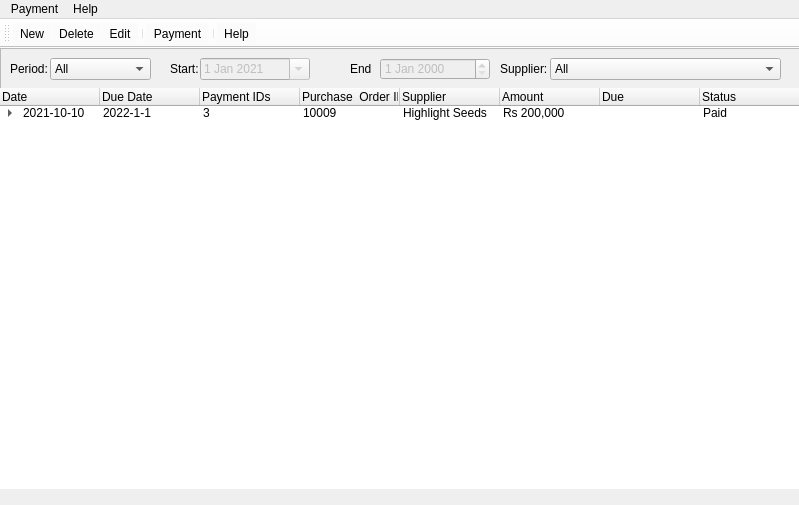
<?xml version="1.0" encoding="UTF-8"?>
<ui version="4.0">
 <class>allPaymetsOfPurchaseOrders</class>
 <widget class="QMainWindow" name="allPaymetsOfPurchaseOrders">
  <property name="geometry">
   <rect>
    <x>0</x>
    <y>0</y>
    <width>799</width>
    <height>505</height>
   </rect>
  </property>
  <property name="windowTitle">
   <string>Payments Of Purchase Orders</string>
  </property>
  <property name="styleSheet">
   <string notr="true"/>
  </property>
  <widget class="QWidget" name="centralwidget">
   <widget class="QFrame" name="frame">
    <property name="geometry">
     <rect>
      <x>0</x>
      <y>0</y>
      <width>801</width>
      <height>41</height>
     </rect>
    </property>
    <property name="styleSheet">
     <string notr="true">background-color: rgb(240, 240, 240);</string>
    </property>
    <property name="frameShape">
     <enum>QFrame::StyledPanel</enum>
    </property>
    <property name="frameShadow">
     <enum>QFrame::Raised</enum>
    </property>
    <widget class="QLabel" name="label">
     <property name="geometry">
      <rect>
       <x>10</x>
       <y>10</y>
       <width>47</width>
       <height>21</height>
      </rect>
     </property>
     <property name="text">
      <string>Period:</string>
     </property>
    </widget>
    <widget class="QComboBox" name="periodCombo">
     <property name="geometry">
      <rect>
       <x>50</x>
       <y>10</y>
       <width>101</width>
       <height>22</height>
      </rect>
     </property>
     <item>
      <property name="text">
       <string>All</string>
      </property>
     </item>
     <item>
      <property name="text">
       <string>Custom</string>
      </property>
     </item>
     <item>
      <property name="text">
       <string>Today</string>
      </property>
     </item>
     <item>
      <property name="text">
       <string>Yesterday</string>
      </property>
     </item>
     <item>
      <property name="text">
       <string>This Week</string>
      </property>
     </item>
     <item>
      <property name="text">
       <string>Last Week</string>
      </property>
     </item>
     <item>
      <property name="text">
       <string>This Month</string>
      </property>
     </item>
     <item>
      <property name="text">
       <string>Last Month</string>
      </property>
     </item>
    </widget>
    <widget class="QLabel" name="label_2">
     <property name="geometry">
      <rect>
       <x>170</x>
       <y>10</y>
       <width>47</width>
       <height>21</height>
      </rect>
     </property>
     <property name="text">
      <string>Start:</string>
     </property>
    </widget>
    <widget class="QDateEdit" name="startDateEdit">
     <property name="enabled">
      <bool>false</bool>
     </property>
     <property name="geometry">
      <rect>
       <x>200</x>
       <y>10</y>
       <width>110</width>
       <height>22</height>
      </rect>
     </property>
     <property name="dateTime">
      <datetime>
       <hour>0</hour>
       <minute>0</minute>
       <second>0</second>
       <year>2021</year>
       <month>1</month>
       <day>1</day>
      </datetime>
     </property>
     <property name="calendarPopup">
      <bool>true</bool>
     </property>
    </widget>
    <widget class="QComboBox" name="supplierCombo">
     <property name="geometry">
      <rect>
       <x>550</x>
       <y>10</y>
       <width>231</width>
       <height>22</height>
      </rect>
     </property>
     <item>
      <property name="text">
       <string>All</string>
      </property>
     </item>
     <item>
      <property name="text">
       <string>Ashfaq Chemicals</string>
      </property>
     </item>
     <item>
      <property name="text">
       <string>Highlight Seed</string>
      </property>
     </item>
     <item>
      <property name="text">
       <string>Highligh Seed Research Farm Arifwala Distt Pakpattan</string>
      </property>
     </item>
    </widget>
   </widget>
   <widget class="QTreeWidget" name="treeWidget">
    <property name="geometry">
     <rect>
      <x>0</x>
      <y>40</y>
      <width>801</width>
      <height>401</height>
     </rect>
    </property>
    <property name="styleSheet">
     <string notr="true">border:0px;</string>
    </property>
    <column>
     <property name="text">
      <string>Date</string>
     </property>
    </column>
    <column>
     <property name="text">
      <string>Due Date</string>
     </property>
    </column>
    <column>
     <property name="text">
      <string>Payment IDs</string>
     </property>
    </column>
    <column>
     <property name="text">
      <string>Purchase  Order ID</string>
     </property>
    </column>
    <column>
     <property name="text">
      <string>Supplier</string>
     </property>
    </column>
    <column>
     <property name="text">
      <string>Amount</string>
     </property>
    </column>
    <column>
     <property name="text">
      <string>Due</string>
     </property>
    </column>
    <column>
     <property name="text">
      <string>Status</string>
     </property>
    </column>
    <item>
     <property name="text">
      <string>2021-10-10</string>
     </property>
     <property name="text">
      <string>2022-1-1</string>
     </property>
     <property name="text">
      <string>3</string>
     </property>
     <property name="text">
      <string>10009</string>
     </property>
     <property name="text">
      <string>Highlight Seeds</string>
     </property>
     <property name="text">
      <string>Rs 200,000</string>
     </property>
     <property name="text">
      <string/>
     </property>
     <property name="text">
      <string>Paid</string>
     </property>
     <item>
      <property name="text">
       <string>2021-11-11</string>
      </property>
      <property name="text">
       <string/>
      </property>
      <property name="text">
       <string>5</string>
      </property>
     </item>
    </item>
   </widget>
   <widget class="QLabel" name="label_3">
    <property name="geometry">
     <rect>
      <x>350</x>
      <y>10</y>
      <width>21</width>
      <height>21</height>
     </rect>
    </property>
    <property name="text">
     <string>End:</string>
    </property>
   </widget>
   <widget class="QDateEdit" name="endDateEdit_2">
    <property name="enabled">
     <bool>false</bool>
    </property>
    <property name="geometry">
     <rect>
      <x>380</x>
      <y>10</y>
      <width>110</width>
      <height>22</height>
     </rect>
    </property>
   </widget>
   <widget class="QLabel" name="label_4">
    <property name="geometry">
     <rect>
      <x>500</x>
      <y>10</y>
      <width>47</width>
      <height>21</height>
     </rect>
    </property>
    <property name="text">
     <string>Supplier:</string>
    </property>
   </widget>
  </widget>
  <widget class="QMenuBar" name="menubar">
   <property name="geometry">
    <rect>
     <x>0</x>
     <y>0</y>
     <width>799</width>
     <height>21</height>
    </rect>
   </property>
   <widget class="QMenu" name="menuPayment">
    <property name="title">
     <string>Payment</string>
    </property>
    <addaction name="actionNew"/>
    <addaction name="actionDelete"/>
    <addaction name="actionEdit"/>
    <addaction name="separator"/>
    <addaction name="actionPayment_2"/>
    <addaction name="separator"/>
    <addaction name="actionFind_Next"/>
    <addaction name="actionFind"/>
    <addaction name="separator"/>
    <addaction name="actionClose"/>
   </widget>
   <widget class="QMenu" name="menuHelp">
    <property name="title">
     <string>Help</string>
    </property>
    <addaction name="actionHelp_Contents"/>
    <addaction name="actionContact_Developers"/>
   </widget>
   <addaction name="menuPayment"/>
   <addaction name="menuHelp"/>
  </widget>
  <widget class="QToolBar" name="toolBar">
   <property name="windowTitle">
    <string>toolBar</string>
   </property>
   <property name="styleSheet">
    <string notr="true">background-color: rgb(251, 251, 251);</string>
   </property>
   <property name="toolButtonStyle">
    <enum>Qt::ToolButtonTextUnderIcon</enum>
   </property>
   <attribute name="toolBarArea">
    <enum>TopToolBarArea</enum>
   </attribute>
   <attribute name="toolBarBreak">
    <bool>false</bool>
   </attribute>
   <addaction name="actionNew_2"/>
   <addaction name="actionDelete_2"/>
   <addaction name="actionEdit_2"/>
   <addaction name="separator"/>
   <addaction name="actionPayment"/>
   <addaction name="separator"/>
   <addaction name="actionHelp"/>
  </widget>
  <action name="actionNew">
   <property name="text">
    <string>New</string>
   </property>
  </action>
  <action name="actionDelete">
   <property name="text">
    <string>Delete</string>
   </property>
  </action>
  <action name="actionEdit">
   <property name="text">
    <string>Edit</string>
   </property>
  </action>
  <action name="actionFind">
   <property name="text">
    <string>Find</string>
   </property>
  </action>
  <action name="actionFind_Next">
   <property name="text">
    <string>Find Next</string>
   </property>
  </action>
  <action name="actionClose">
   <property name="text">
    <string>Close</string>
   </property>
  </action>
  <action name="actionHelp_Contents">
   <property name="text">
    <string>Help Contents</string>
   </property>
  </action>
  <action name="actionContact_Developers">
   <property name="text">
    <string>Contact Developers</string>
   </property>
  </action>
  <action name="actionNew_2">
   <property name="icon">
    <iconset>
     <normaloff>C:/Users/MOIZ/Downloads/icons/plus-circle.png</normaloff>C:/Users/MOIZ/Downloads/icons/plus-circle.png</iconset>
   </property>
   <property name="text">
    <string>New</string>
   </property>
   <property name="toolTip">
    <string>New Payment</string>
   </property>
  </action>
  <action name="actionDelete_2">
   <property name="icon">
    <iconset>
     <normaloff>C:/Users/MOIZ/Downloads/icons/cross.png</normaloff>C:/Users/MOIZ/Downloads/icons/cross.png</iconset>
   </property>
   <property name="text">
    <string>Delete</string>
   </property>
   <property name="toolTip">
    <string>Delete Selected Payment Record</string>
   </property>
  </action>
  <action name="actionEdit_2">
   <property name="icon">
    <iconset>
     <normaloff>C:/Users/MOIZ/Downloads/icons/pencil.png</normaloff>C:/Users/MOIZ/Downloads/icons/pencil.png</iconset>
   </property>
   <property name="text">
    <string>Edit</string>
   </property>
   <property name="toolTip">
    <string>Edit Selected Payment</string>
   </property>
  </action>
  <action name="actionHelp">
   <property name="icon">
    <iconset>
     <normaloff>C:/Users/MOIZ/Downloads/icons/question-balloon.png</normaloff>C:/Users/MOIZ/Downloads/icons/question-balloon.png</iconset>
   </property>
   <property name="text">
    <string>Help</string>
   </property>
   <property name="toolTip">
    <string>Hellp</string>
   </property>
  </action>
  <action name="actionPreview">
   <property name="icon">
    <iconset>
     <normaloff>C:/Users/MOIZ/Downloads/icons/document-search-result.png</normaloff>C:/Users/MOIZ/Downloads/icons/document-search-result.png</iconset>
   </property>
   <property name="text">
    <string>Preview</string>
   </property>
   <property name="toolTip">
    <string>Preview</string>
   </property>
  </action>
  <action name="actionPrint">
   <property name="icon">
    <iconset>
     <normaloff>C:/Users/MOIZ/Downloads/icons/printer.png</normaloff>C:/Users/MOIZ/Downloads/icons/printer.png</iconset>
   </property>
   <property name="text">
    <string>Print</string>
   </property>
   <property name="toolTip">
    <string>Print</string>
   </property>
  </action>
  <action name="actionSave">
   <property name="icon">
    <iconset>
     <normaloff>C:/Users/MOIZ/Downloads/icons/document-pdf.png</normaloff>C:/Users/MOIZ/Downloads/icons/document-pdf.png</iconset>
   </property>
   <property name="text">
    <string>Save</string>
   </property>
   <property name="toolTip">
    <string>Save as PDF</string>
   </property>
  </action>
  <action name="actionEmail">
   <property name="icon">
    <iconset>
     <normaloff>C:/Users/MOIZ/Downloads/icons/mail--arrow.png</normaloff>C:/Users/MOIZ/Downloads/icons/mail--arrow.png</iconset>
   </property>
   <property name="text">
    <string>Email</string>
   </property>
   <property name="toolTip">
    <string>Email</string>
   </property>
  </action>
  <action name="actionPayment">
   <property name="icon">
    <iconset>
     <normaloff>C:/Users/MOIZ/Downloads/icons/document-import.png</normaloff>C:/Users/MOIZ/Downloads/icons/document-import.png</iconset>
   </property>
   <property name="text">
    <string>Payment</string>
   </property>
   <property name="toolTip">
    <string>Payment regarding due</string>
   </property>
  </action>
  <action name="actionPayment_2">
   <property name="text">
    <string>Payment</string>
   </property>
  </action>
 </widget>
 <resources/>
 <connections/>
</ui>
